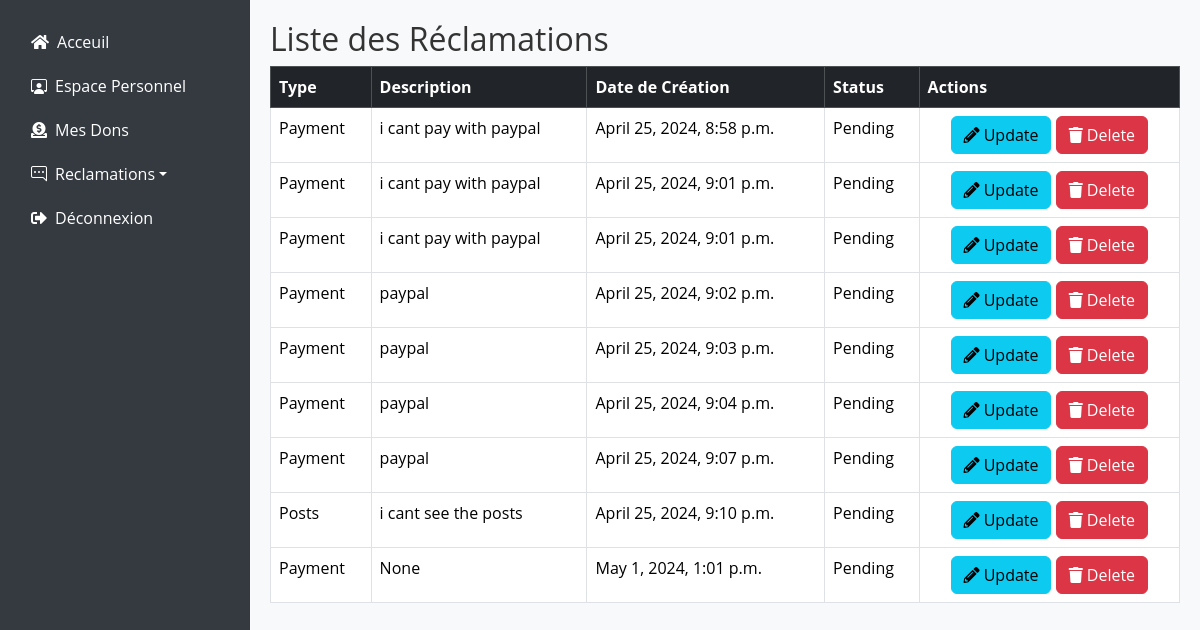
Before: /reclamations/view_reclamations/ (signed in) with the older database file.
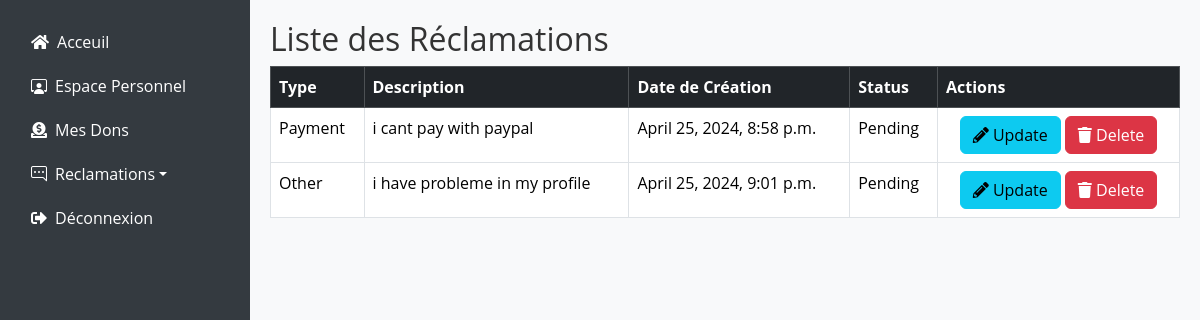
After: the same page with the newer database file.
### reclamations/models.py (models this page shows)
class Reclamation(models.Model):
    RECLAMATION_TYPES = [
        ('Payment', 'Payment Issue'),
        ('Posts', 'Posts Issue'),
        ('Other', 'Other Issue')
    ]
    STATUS_CHOICES = [
        ('Pending', 'Pending'),
        ('Resolved', 'Resolved'),
        ('Refused', 'Refused'),
    ]
    user = models.ForeignKey(User, on_delete=models.CASCADE)
    recl_type = models.CharField(max_length=100, choices=RECLAMATION_TYPES,default="Other")
    description = models.TextField(max_length=100, default="Your default description here")
    status = models.CharField(max_length=100, default='Pending')  # Status as a regular field
    created_at = models.DateTimeField(default=timezone.now)
    objects = models.Manager()

### reclamations/views.py (the view)
# urls.py: path('view_reclamations/', views.view_reclamations, name='view_reclamations'),
@login_required
def view_reclamations(request):
    reclamations = Reclamation.objects.filter(user=request.user)
    return render(request, 'reclamations/view_reclamations.html', {'reclamations': reclamations})

### templates/reclamations/view_reclamations.html (shortened to what this page needs)
{% load static %}
<!DOCTYPE html>
<html lang="en">
<head>
    <link href="https://cdn.jsdelivr.net/npm/bootstrap@5.3.2/dist/css/bootstrap.min.css" rel="stylesheet">
    <link href="https://cdnjs.cloudflare.com/ajax/libs/font-awesome/5.15.4/css/all.min.css" rel="stylesheet">
    <link href="https://cdn.jsdelivr.net/npm/bootstrap-icons/font/bootstrap-icons.css" rel="stylesheet">
</head>
<body>
<div class="sidebar">
    <ul class="nav flex-column">
        <li class="nav-item">
            <a class="nav-link" href="/"><i class="fas fa-home"></i>Acceuil</a>
        </li>
        <li>
            {% if user.is_authenticated %}
            {%if user.is_donor%}
                <li class="nav-item"><a class="nav-link" href="{% url 'dashboard_donor'%}">
                    <i class="bi bi-person-workspace"></i></i>Espace Personnel</a></li>
              {%elif user.is_association%}
                <li class="nav-item"><a class="nav-link" href="{% url 'dashboard_association'%}">
                    <i class="bi bi-person-workspace"></i></i>Espace Personnel
                </a></li>
              {%else%}
                <li class="nav-item"><a class="nav-link" href="{% url 'dashboardAdmin'%}">
                    <i class="bi bi-person-workspace"></i></i>Espace Personnel
                </a></li>
            {% endif %}
            {% endif %}
        </li>
        <li>
            {% if user.is_authenticated %}
            {%if user.is_donor%}
            <li class="nav-item">
                <a class="nav-link text-white" href="{% url 'viewDons' %}"><i class="fas fa-donate me-2"></i>Mes Dons</a>
            </li>
            {% endif %}
            {% endif %}
        </li>
        <li class="nav-item dropdown">
            <a class="nav-link dropdown-toggle" href="#" role="button" data-bs-toggle="dropdown" aria-expanded="false"><i class="bi bi-chat-right-dots"></i>Reclamations</a>
        </li>
        <li class="nav-item">
            <a class="nav-link" href="{% url 'logout' %}"><i class="fas fa-sign-out-alt"></i>Déconnexion</a>
        </li>
    </ul>
</div>
<div class="main-content">
    <div class="table-container">
        <h2>Liste des Réclamations</h2>
        <table class="table table-bordered table-hover">
            <thead class="table-dark">
                <tr>
                    <th scope="col">Type</th>
                    <th scope="col">Description</th>
                    <th scope="col">Date de Création</th>
                    <th scope="col">Status</th>
                    <th scope="col">Actions</th>
                </tr>
            </thead>
            <tbody>
                {% for reclamation in reclamations %}
                <tr>
                    <td>{{ reclamation.recl_type }}</td>
                    <td>{{ reclamation.description }}</td>
                    <td>{{ reclamation.created_at }}</td>
                    <td>{{ reclamation.status }}</td>
                    <td style="text-align: center">
                        <a href="{% url 'update_reclamation' reclamation.id %}" class="btn btn-info"><i class="fas fa-pencil-alt"></i> Update</a>
                        <a href="{% url 'delete_reclamation' reclamation.id %}" class="btn btn-danger"><i class="fas fa-trash"></i> Delete</a>
                    </td>
                </tr>
                {% endfor %}
            </tbody>
        </table>
    </div>
</div>
</body>
</html>

Changed rows visible on the page:
removed Reclamation: recl_type "Payment", description "i cant pay with paypal", created_at "April 25, 2024, 9:01 p.m.", status "Pending"
removed Reclamation: recl_type "Payment", description "paypal", created_at "April 25, 2024, 9:02 p.m.", status "Pending"
removed Reclamation: recl_type "Payment", description "paypal", created_at "April 25, 2024, 9:03 p.m.", status "Pending"
removed Reclamation: recl_type "Payment", description "paypal", created_at "April 25, 2024, 9:04 p.m.", status "Pending"
removed Reclamation: recl_type "Payment", description "paypal", created_at "April 25, 2024, 9:07 p.m.", status "Pending"
removed Reclamation: recl_type "Posts", description "i cant see the posts", created_at "April 25, 2024, 9:10 p.m.", status "Pending"
removed Reclamation: recl_type "Payment", description "None", created_at "May 1, 2024, 1:01 p.m.", status "Pending"
changed Reclamation: recl_type "Payment" → "Other"; description "i cant pay with paypal" → "i have probleme in my profile"
